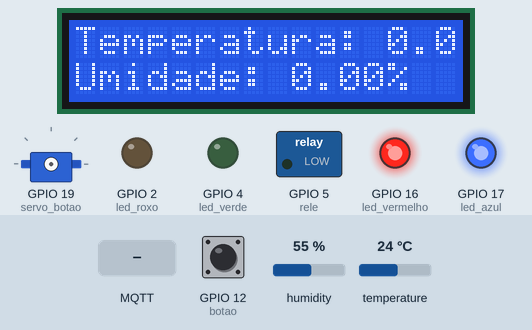
This sketch was run on a simulated ESP32. Shown: 16×2 character LCD, servo, switched loads named in the sketch (green lamp = pin HIGH), output pins drawn as LEDs (lit = HIGH). The inputs (shaded band) are chosen by the test bench; at power-on: temperature 24 °C, GPIO 12 (botao) LOW, humidity 55 %. No MQTT or app messages arrive unless stated; what the sketch prints to the serial monitor is not drawn.

Above: at 1.2 s.
1.3 s: temperature set to 26.2 °C
At 4.9 s:
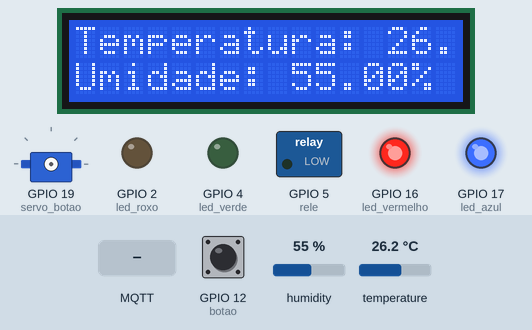
5.6 s: temperature set to 27.8 °C
At 9.4 s:
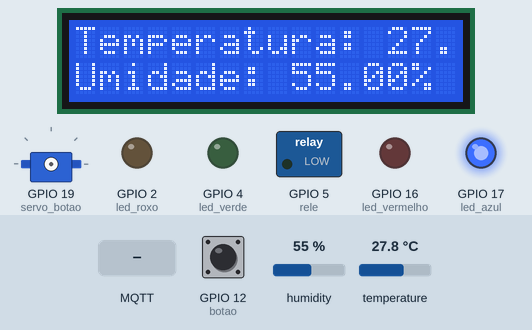
9.7 s: GPIO 12 (botao) pulled HIGH for 1.45 s
At 11.6 s:
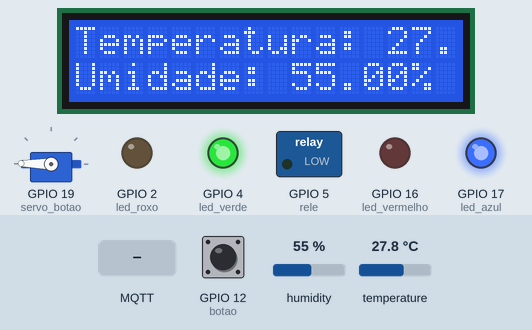
12.6 s: MQTT message "L" arrives on the first subscribed topic
At 13.5 s:
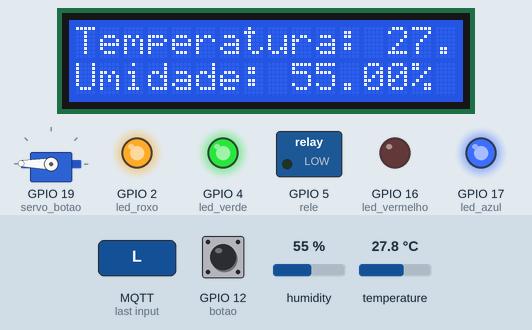
14.6 s: MQTT message "L" arrives on the second subscribed topic
At 16.4 s:
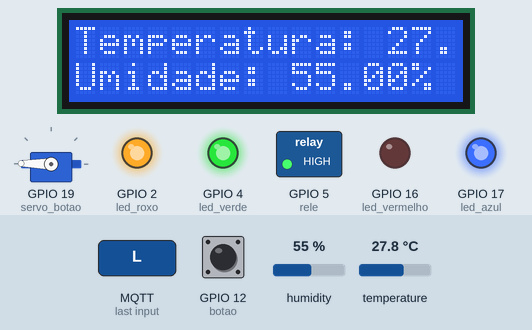
18.2 s: temperature set to 12 °C
At 21.2 s:
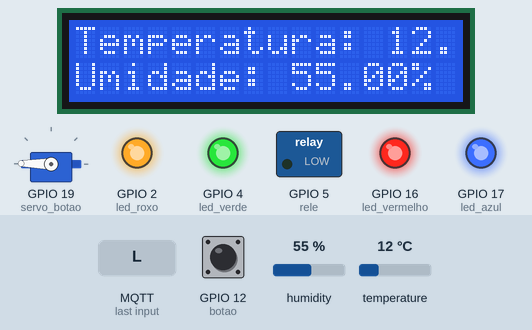
Timing chart, 0 to 22.7 s (numbered marks = the images above; inputs shaded):
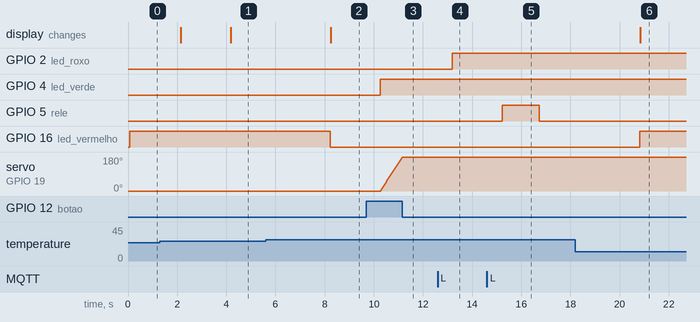

The sketch:

esp32.ino
```cpp
#include <ArduinoJson.h>
#include <EspMQTTClient.h>
#include <DHT.h>
#include <LiquidCrystal_I2C.h>
#include <ESP32Servo.h>

#define DHTTYPE DHT22
uint8_t DHTPin = 18;
DHT dht(DHTPin, DHTTYPE);
#define rele 5
#define led_azul 17
#define led_verde 4
#define led_vermelho 16
#define led_roxo 2
#define botao 12
#define buzzer 14
#define I2C_ADDR 0x27
#define LCD_COLUMNS 16
#define LCD_LINES 2
LiquidCrystal_I2C lcd(I2C_ADDR, LCD_COLUMNS, LCD_LINES);

char temp[100];
char umid[100];
float temperatura;
float umidade;

bool sistema_ativo() {
  return true;
}

//Conexão da plataforma TagoIO com protocolo MQTT.
EspMQTTClient client(
  "Wokwi-GUEST",
  "",
  "mqtt.tago.io",
  "Default",
  "token",
  "Nome do Esp",
  1883
);

//Envio e funcionamento de dados para os botões da plataforma TagoIO.
void onConnectionEstablished() {
  Serial.println("Conectado");

  client.subscribe("info/led", [](const String &payload) {
    Serial.println(payload);
    if (payload == "L") {
      Serial.println("LIGAR LED");
      digitalWrite(led_roxo, HIGH);
    } else if (payload == "D") {
      Serial.println("DESLIGAR LED");
      digitalWrite(led_roxo, LOW);
    } else {
      Serial.println("ERRO");
    }
  });

  client.subscribe("info/rele", [](const String &payload) {
    Serial.println(payload);
    if (payload == "L") {
      Serial.println("LIGAR RELE");
      digitalWrite(rele, HIGH);
      delay(1500);
      digitalWrite(rele, LOW); // Desliga após 1,5 segundos
    } else if (payload == "D") {
      Serial.println("DESLIGAR RELE");
      digitalWrite(rele, LOW);
    } else {
      Serial.println("ERRO");
    }
  });

  client.publish("info/led", "payload");
  client.publish("info/rele", "acionamento");
}

void sistema_ligado() {
  if (sistema_ativo() == true) {
    digitalWrite(led_azul, HIGH);
  } else {
    digitalWrite(led_azul, LOW);
  }
}

void controle_temperatura() {
  if (temperatura < 27) {
    digitalWrite(led_vermelho, HIGH);
  } else {
    digitalWrite(led_vermelho, LOW);
  }
}

void movimento_servo() {
  static bool estado_botao = false;
  static Servo servo_botao;
  static int angulo_botao = 0;

  if (digitalRead(botao) == HIGH) {
    estado_botao = !estado_botao;
    if (estado_botao) {
      digitalWrite(led_verde, HIGH);
      servo_botao.attach(19);
      for (angulo_botao = 0; angulo_botao < 180; angulo_botao++) {
        servo_botao.write(angulo_botao);
        delay(5);
      }
    } else {
      digitalWrite(led_verde, LOW);
      servo_botao.write(0);
    }
  }
}

void enviar_dados_iot() {
  StaticJsonDocument<300> dadosT;
  StaticJsonDocument<300> dadosU;

  dadosT["variable"] = "dado_temp";
  dadosT["value"] = temperatura;

  dadosU["variable"] = "dado_umid";
  dadosU["value"] = umidade;

  serializeJson(dadosT, temp);
  serializeJson(dadosU, umid);

  client.publish("info/temp", temp);
  client.publish("info/umid", umid);
}

void leitura_sensor() {
  temperatura = dht.readTemperature();
  umidade = dht.readHumidity();
  Serial.print(temperatura);
  Serial.println("C");
  Serial.print(umidade);
  Serial.println("%");
}

void display_lcd() {
  lcd.setCursor(0, 0);
  lcd.print("Temperatura: ");
  lcd.print(temperatura);
  lcd.print("C");

  lcd.setCursor(0, 1);
  lcd.print("Umidade: ");
  lcd.print(umidade);
  lcd.print("%");
}

void setup() {
  Serial.begin(115200);
  pinMode(led_verde, OUTPUT);
  pinMode(led_azul, OUTPUT);
  pinMode(led_roxo, OUTPUT);
  pinMode(led_vermelho, OUTPUT);
  pinMode(rele, OUTPUT);
  pinMode(botao, INPUT);
  lcd.init();
  lcd.backlight();
}

void loop() {
  sistema_ligado(); // Acionamento do LED para representar que está funcionando.
  controle_temperatura(); // Controle de temperatura, caso caia a temperatura irá acender o LED vermelho.
  movimento_servo(); // Função de acionamento do Servo motor com push button.
  display_lcd(); // Função de funcionamento do display.
  leitura_sensor(); // Função de leitura de temperatura e umidade do sensor DHT.
  enviar_dados_iot(); // Função de envio de dados para a plataforma TagoIO.
  delay(2000);

  client.loop();
}
```

Measured:
- the behaviour switches between 26.9 and 27 °C on temperature (found by bisection; images 1 and 2)
- after the input at 1.3 s, the display: first differs from a run without the input after 2.9 s (image 1)
- after the input at 5.6 s, GPIO 16 (led_vermelho): HIGH → LOW after 2.6 s; the display: changes after 2.7 s (image 2)
- after the input at 9.7 s, GPIO 4 (led_verde): LOW → HIGH after 0.56 s; servo on GPIO 19 (servo_botao): moves from 0° to 179° over 0.88 s, starting after 0.58 s
- after the input at 12.6 s, GPIO 2 (led_roxo): LOW → HIGH after 0.59 s
- after the input at 14.6 s, GPIO 5 (rele): LOW → HIGH after 0.63 s, → LOW 1.5 s later
- after the input at 18.2 s, GPIO 16 (led_vermelho): LOW → HIGH after 2.6 s; the display: changes after 2.6 s (image 6)
